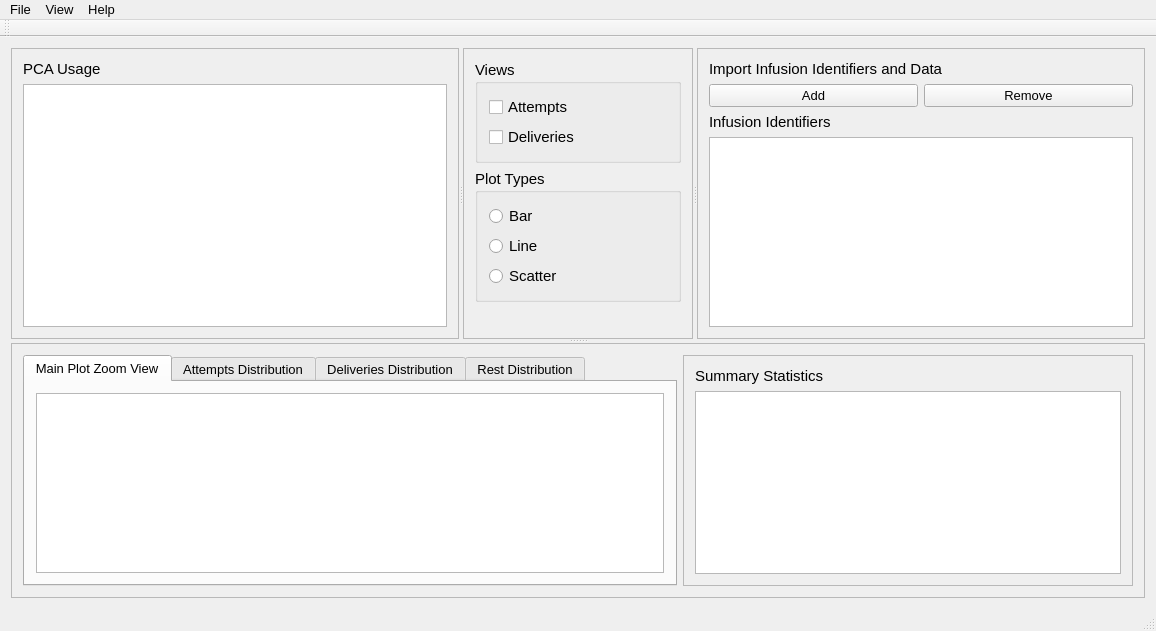
<?xml version="1.0" encoding="UTF-8"?>
<ui version="4.0">
 <class>MainWindow</class>
 <widget class="QMainWindow" name="MainWindow">
  <property name="geometry">
   <rect>
    <x>0</x>
    <y>0</y>
    <width>1156</width>
    <height>631</height>
   </rect>
  </property>
  <property name="minimumSize">
   <size>
    <width>0</width>
    <height>0</height>
   </size>
  </property>
  <property name="windowTitle">
   <string>MainWindow</string>
  </property>
  <widget class="QWidget" name="centralWidget">
   <layout class="QVBoxLayout" name="verticalLayout_5">
    <item>
     <widget class="QSplitter" name="splitter_2">
      <property name="orientation">
       <enum>Qt::Vertical</enum>
      </property>
      <widget class="QSplitter" name="splitter">
       <property name="orientation">
        <enum>Qt::Horizontal</enum>
       </property>
       <widget class="QFrame" name="frame">
        <property name="frameShape">
         <enum>QFrame::StyledPanel</enum>
        </property>
        <property name="frameShadow">
         <enum>QFrame::Raised</enum>
        </property>
        <layout class="QVBoxLayout" name="verticalLayout_2">
         <item>
          <widget class="QLabel" name="mainPlotLabel">
           <property name="font">
            <font>
             <pointsize>11</pointsize>
            </font>
           </property>
           <property name="text">
            <string>PCA Usage</string>
           </property>
          </widget>
         </item>
         <item>
          <widget class="PlotWidget" name="main_plot"/>
         </item>
        </layout>
       </widget>
       <widget class="QFrame" name="frame_2">
        <property name="frameShape">
         <enum>QFrame::StyledPanel</enum>
        </property>
        <property name="frameShadow">
         <enum>QFrame::Raised</enum>
        </property>
        <layout class="QVBoxLayout" name="verticalLayout_8">
         <item>
          <widget class="QGroupBox" name="views_groupBox">
           <property name="font">
            <font>
             <pointsize>11</pointsize>
            </font>
           </property>
           <property name="title">
            <string>Views</string>
           </property>
           <layout class="QVBoxLayout" name="verticalLayout_9">
            <item>
             <widget class="QCheckBox" name="cb_attempts">
              <property name="text">
               <string>Attempts</string>
              </property>
             </widget>
            </item>
            <item>
             <widget class="QCheckBox" name="cb_deliveries">
              <property name="text">
               <string>Deliveries</string>
              </property>
             </widget>
            </item>
           </layout>
          </widget>
         </item>
         <item>
          <widget class="QGroupBox" name="plots_groupBox">
           <property name="font">
            <font>
             <pointsize>11</pointsize>
            </font>
           </property>
           <property name="title">
            <string>Plot Types</string>
           </property>
           <layout class="QVBoxLayout" name="verticalLayout_10">
            <item>
             <widget class="QRadioButton" name="rb_bar">
              <property name="text">
               <string>Bar</string>
              </property>
             </widget>
            </item>
            <item>
             <widget class="QRadioButton" name="rb_line">
              <property name="text">
               <string>Line</string>
              </property>
             </widget>
            </item>
            <item>
             <widget class="QRadioButton" name="rb_scatter">
              <property name="text">
               <string>Scatter</string>
              </property>
             </widget>
            </item>
           </layout>
          </widget>
         </item>
         <item>
          <spacer name="verticalSpacer">
           <property name="orientation">
            <enum>Qt::Vertical</enum>
           </property>
           <property name="sizeHint" stdset="0">
            <size>
             <width>20</width>
             <height>40</height>
            </size>
           </property>
          </spacer>
         </item>
        </layout>
       </widget>
       <widget class="QFrame" name="frame_3">
        <property name="frameShape">
         <enum>QFrame::StyledPanel</enum>
        </property>
        <property name="frameShadow">
         <enum>QFrame::Raised</enum>
        </property>
        <layout class="QVBoxLayout" name="verticalLayout_7">
         <item>
          <widget class="QLabel" name="importLabel">
           <property name="font">
            <font>
             <pointsize>11</pointsize>
            </font>
           </property>
           <property name="text">
            <string>Import Infusion Identifiers and Data</string>
           </property>
          </widget>
         </item>
         <item>
          <layout class="QHBoxLayout" name="horizontalLayout_4">
           <item>
            <widget class="QPushButton" name="pb_add">
             <property name="font">
              <font>
               <pointsize>10</pointsize>
              </font>
             </property>
             <property name="text">
              <string>Add</string>
             </property>
            </widget>
           </item>
           <item>
            <widget class="QPushButton" name="pb_remove">
             <property name="font">
              <font>
               <pointsize>10</pointsize>
              </font>
             </property>
             <property name="text">
              <string>Remove</string>
             </property>
            </widget>
           </item>
          </layout>
         </item>
         <item>
          <widget class="QLabel" name="infusionLabel">
           <property name="font">
            <font>
             <pointsize>11</pointsize>
            </font>
           </property>
           <property name="text">
            <string>Infusion Identifiers</string>
           </property>
          </widget>
         </item>
         <item>
          <widget class="QListWidget" name="list_files"/>
         </item>
        </layout>
       </widget>
      </widget>
      <widget class="QFrame" name="frame_4">
       <property name="frameShape">
        <enum>QFrame::StyledPanel</enum>
       </property>
       <property name="frameShadow">
        <enum>QFrame::Raised</enum>
       </property>
       <layout class="QHBoxLayout" name="horizontalLayout_3">
        <item>
         <widget class="QTabWidget" name="tab_distributions">
          <property name="font">
           <font>
            <pointsize>10</pointsize>
           </font>
          </property>
          <property name="currentIndex">
           <number>0</number>
          </property>
          <widget class="QWidget" name="tab_1">
           <attribute name="title">
            <string>Main Plot Zoom View</string>
           </attribute>
           <layout class="QVBoxLayout" name="verticalLayout">
            <item>
             <widget class="PlotWidget" name="zoom_plot"/>
            </item>
           </layout>
          </widget>
          <widget class="QWidget" name="tab_2">
           <attribute name="title">
            <string>Attempts Distribution</string>
           </attribute>
           <layout class="QVBoxLayout" name="verticalLayout_3">
            <item>
             <widget class="PlotWidget" name="graphicsView"/>
            </item>
           </layout>
          </widget>
          <widget class="QWidget" name="tab_3">
           <attribute name="title">
            <string>Deliveries Distribution</string>
           </attribute>
           <layout class="QVBoxLayout" name="verticalLayout_4">
            <item>
             <widget class="PlotWidget" name="graphicsView_2"/>
            </item>
           </layout>
          </widget>
          <widget class="QWidget" name="tab_4">
           <attribute name="title">
            <string>Rest Distribution</string>
           </attribute>
           <layout class="QVBoxLayout" name="verticalLayout_11">
            <item>
             <widget class="PlotWidget" name="graphicsView_3"/>
            </item>
           </layout>
          </widget>
         </widget>
        </item>
        <item>
         <widget class="QScrollArea" name="scrollArea">
          <property name="sizePolicy">
           <sizepolicy hsizetype="Fixed" vsizetype="Expanding">
            <horstretch>0</horstretch>
            <verstretch>0</verstretch>
           </sizepolicy>
          </property>
          <property name="minimumSize">
           <size>
            <width>450</width>
            <height>0</height>
           </size>
          </property>
          <property name="widgetResizable">
           <bool>true</bool>
          </property>
          <widget class="QWidget" name="scrollAreaWidgetContents">
           <property name="geometry">
            <rect>
             <x>0</x>
             <y>0</y>
             <width>448</width>
             <height>238</height>
            </rect>
           </property>
           <layout class="QVBoxLayout" name="verticalLayout_6">
            <item>
             <widget class="QLabel" name="tableLabel">
              <property name="font">
               <font>
                <pointsize>11</pointsize>
               </font>
              </property>
              <property name="text">
               <string>Summary Statistics</string>
              </property>
             </widget>
            </item>
            <item>
             <widget class="QTableWidget" name="tb_stats">
              <property name="sizePolicy">
               <sizepolicy hsizetype="Expanding" vsizetype="Expanding">
                <horstretch>0</horstretch>
                <verstretch>0</verstretch>
               </sizepolicy>
              </property>
              <property name="font">
               <font>
                <pointsize>11</pointsize>
               </font>
              </property>
             </widget>
            </item>
           </layout>
          </widget>
         </widget>
        </item>
       </layout>
      </widget>
     </widget>
    </item>
   </layout>
  </widget>
  <widget class="QMenuBar" name="menuBar">
   <property name="geometry">
    <rect>
     <x>0</x>
     <y>0</y>
     <width>1156</width>
     <height>23</height>
    </rect>
   </property>
   <property name="font">
    <font>
     <pointsize>10</pointsize>
    </font>
   </property>
   <widget class="QMenu" name="menuFile">
    <property name="font">
     <font>
      <pointsize>10</pointsize>
     </font>
    </property>
    <property name="title">
     <string>File</string>
    </property>
   </widget>
   <widget class="QMenu" name="menuView">
    <property name="font">
     <font>
      <pointsize>10</pointsize>
     </font>
    </property>
    <property name="title">
     <string>View</string>
    </property>
   </widget>
   <widget class="QMenu" name="menuHelp">
    <property name="font">
     <font>
      <pointsize>10</pointsize>
     </font>
    </property>
    <property name="title">
     <string>Help</string>
    </property>
   </widget>
   <addaction name="menuFile"/>
   <addaction name="menuView"/>
   <addaction name="menuHelp"/>
  </widget>
  <widget class="QToolBar" name="mainToolBar">
   <attribute name="toolBarArea">
    <enum>TopToolBarArea</enum>
   </attribute>
   <attribute name="toolBarBreak">
    <bool>false</bool>
   </attribute>
  </widget>
  <widget class="QStatusBar" name="statusBar"/>
 </widget>
 <layoutdefault spacing="6" margin="11"/>
 <customwidgets>
  <customwidget>
   <class>PlotWidget</class>
   <extends>QGraphicsView</extends>
   <header location="global">pyqtgraph</header>
  </customwidget>
 </customwidgets>
 <resources/>
 <connections/>
</ui>
